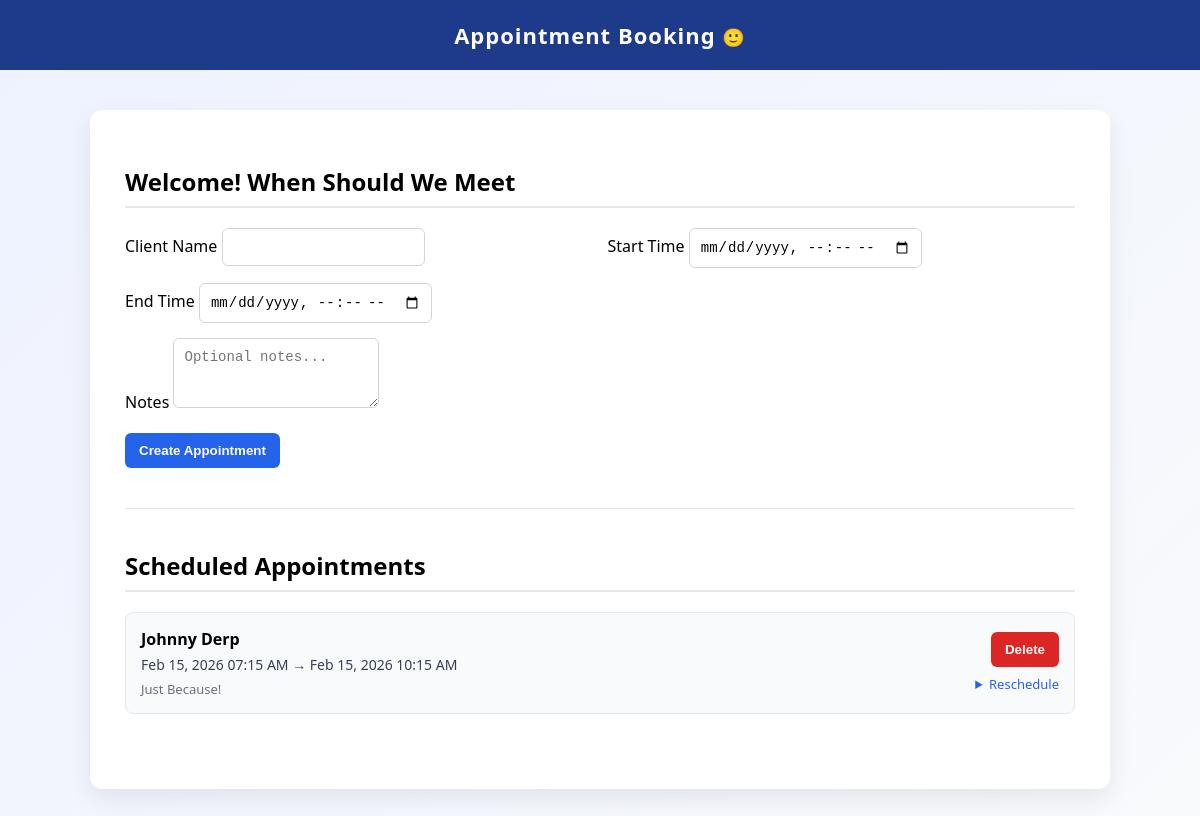
The app's page /ui/1, older data.
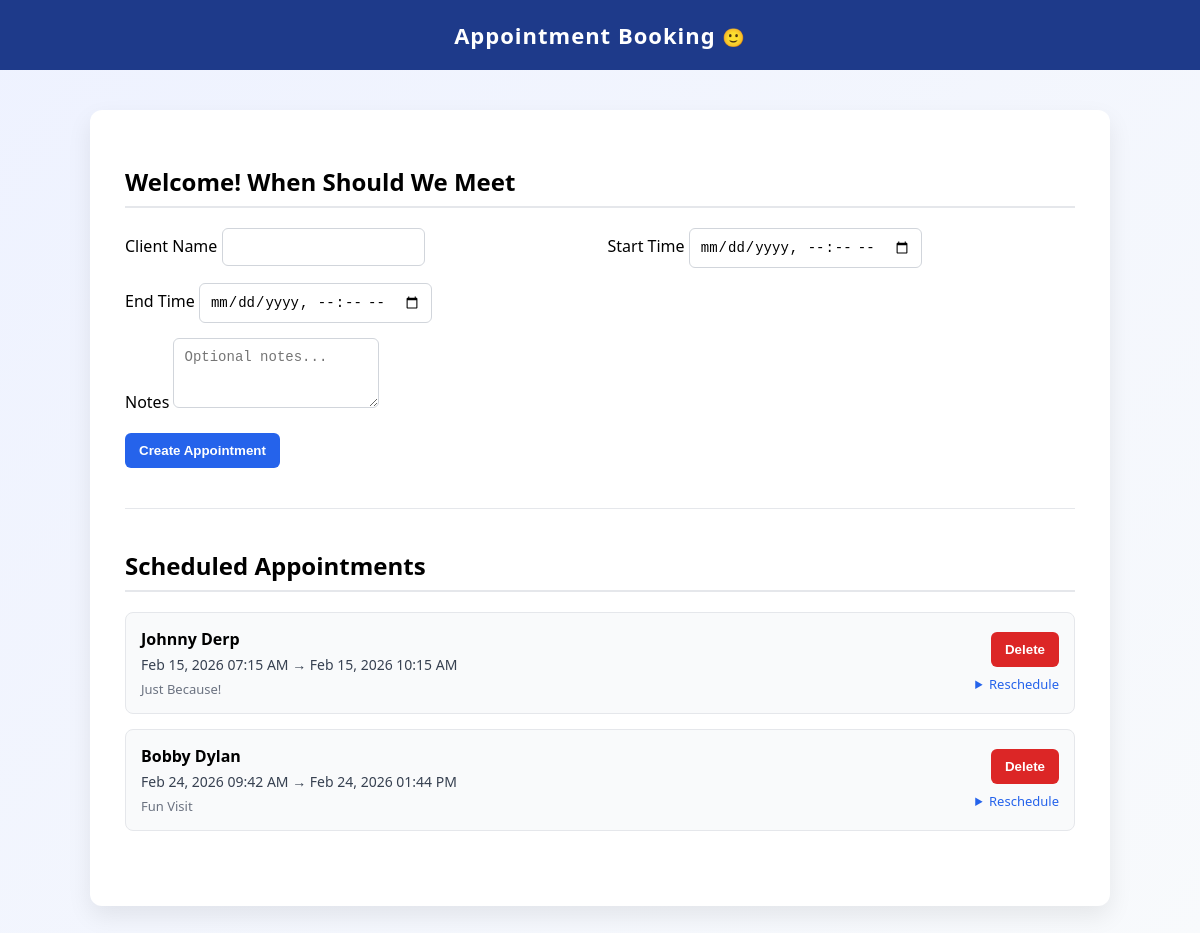
The same page, newer data.
### app/models.py (models this page shows)
class Appointment(Base):
    __tablename__ = "appointments"
    id = Column(Integer, primary_key=True, index=True)
    provider_id = Column(Integer, nullable=False, index=True)
    client_name = Column(String(100), nullable=False)
    start_time = Column(DateTime, nullable=False)
    end_time = Column(DateTime, nullable=False)
    notes = Column(Text, nullable=True)

### app/main.py (the view)
@app.get("/ui/{provider_id}", response_class=HTMLResponse)
def appointment_ui(request: Request, provider_id: int, db: Session = Depends(get_db)):
    appointments = crud.get_appointments_by_provider(db, provider_id)
    return templates.TemplateResponse(
        "index.html",
        {
            "request": request,
            "appointments": appointments,
            "provider_id": provider_id,
        },
    )

### app/templates/index.html (shortened to what this page needs)
{% extends "base.html" %}
{% block content %}
<div class="section">
    <h2>Welcome! When Should We Meet</h2>
    <form method="post" action="/ui/appointments">
        <div class="form-grid">
            <div>
                <label>Client Name</label>
                <input type="text" name="client_name" required>
            </div>
            <div>
                <label>Start Time</label>
                <input type="datetime-local" name="start_time" required>
            </div>
            <div>
                <label>End Time</label>
                <input type="datetime-local" name="end_time" required>
            </div>
            <div style="grid-column: span 2;">
                <label>Notes</label>
                <textarea name="notes" rows="3" placeholder="Optional notes..."></textarea>
            </div>
        </div>
        <div style="margin-top: 20px;">
            <button type="submit" class="btn-primary">
                Create Appointment
            </button>
        </div>
    </form>
</div>
<hr style="margin: 40px 0; border: none; border-top: 1px solid #e5e7eb;">
<div class="section">
    <h2>Scheduled Appointments</h2>
    {% for appt in appointments %}
        <div class="appointment-card">
            <div class="appointment-info">
                <div style="font-size: 16px; font-weight: 600;">
                    {{ appt.client_name }}
                </div>
                <div style="margin-top: 5px; font-size: 14px; color: #374151;">
                    {{ appt.start_time.strftime("%b %d, %Y %I:%M %p") }}
                    →
                    {{ appt.end_time.strftime("%b %d, %Y %I:%M %p") }}
                </div>
                {% if appt.notes %}
                    <div style="margin-top: 6px; font-size: 13px; color: #6b7280;">
                        {{ appt.notes }}
                    </div>
                {% endif %}
            </div>
            <div style="text-align: right;">
                <form method="post" action="/ui/delete/{{ appt.id }}" style="margin-bottom: 8px;">
                    <button type="submit" class="btn-danger">
                        Delete
                    </button>
                </form>
                <details>
                    <summary style="cursor: pointer; font-size: 13px; color: #2563eb;">
                        Reschedule
                    </summary>
                </details>
            </div>
        </div>
    {% endfor %}
</div>
{% endblock %}

Row changes from the older to the newer data that the page shows:
added Appointment: client_name "Bobby Dylan", start_time "Feb 24, 2026 09:42 AM", end_time "Feb 24, 2026 01:44 PM", notes "Fun Visit"
